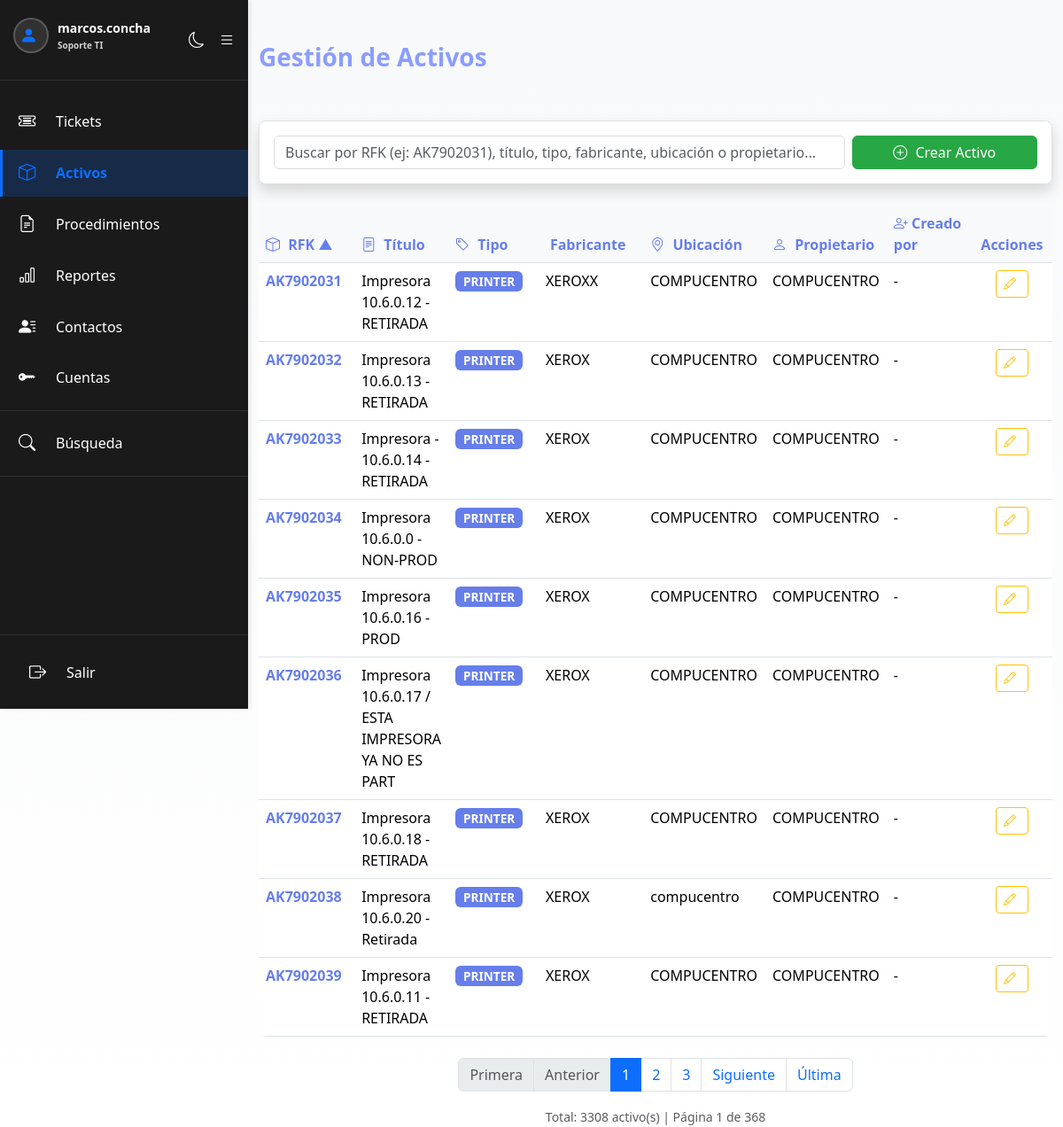
The page /activos.php (signed in) on the database its author committed.
### tables this page shows
CREATE TABLE `activos` (
  `id` int(10) unsigned NOT NULL AUTO_INCREMENT,
  `rfk` varchar(20) NOT NULL,
  `titulo` varchar(255) NOT NULL,
  `usuario_creado_por` varchar(255) DEFAULT NULL,
  `fecha_creacion` timestamp NOT NULL DEFAULT current_timestamp(),
  `usuario_modificado_por` varchar(255) DEFAULT NULL,
  `fecha_ultima_modificacion` timestamp NOT NULL DEFAULT current_timestamp() ON UPDATE current_timestamp(),
  `descripcion` text DEFAULT NULL,
  `propietario` varchar(150) DEFAULT NULL,
  `tipo` varchar(100) DEFAULT NULL,
  `fabricante` varchar(150) DEFAULT NULL,
  `modelo` varchar(150) DEFAULT NULL,
  `serie` varchar(150) DEFAULT NULL,
  `ubicacion` varchar(150) DEFAULT NULL,
  `fallas_activas` text DEFAULT NULL,
  PRIMARY KEY (`id`),
  UNIQUE KEY `uk_rfk` (`rfk`)
);

### activos.php (the view, shortened to what this page needs)
<?php
require_once 'includes/config.php';
$activos = [];
$busqueda = $_GET["buscar"] ?? "";
$pagina = max(1, (int)($_GET["pagina"] ?? 1));
$orden = $_GET["orden"] ?? "rfk";
$direccion = $_GET["dir"] ?? "ASC";
$activos_por_pagina = 9;
$offset = ($pagina - 1) * $activos_por_pagina;
$total_activos = 0;
$total_paginas = 1;
try {
    $params = [];
    $where = "1=1";
    $sql_count = "SELECT COUNT(*) as total FROM activos WHERE " . $where;
    $stmt_count = $conexion->prepare($sql_count);
    $stmt_count->execute($params);
    $total_activos = $stmt_count->fetch(PDO::FETCH_ASSOC)['total'];
    $orden_map = [
        'rfk' => 'rfk',
        'titulo' => 'titulo',
        'tipo' => 'tipo',
        'fabricante' => 'fabricante',
        'ubicacion' => 'ubicacion',
        'propietario' => 'propietario'
    ];
    $columna_orden = $orden_map[$orden];
    $sql = "SELECT * FROM activos WHERE " . $where . " ORDER BY " . $columna_orden . " " . $direccion . " LIMIT " . intval($activos_por_pagina) . " OFFSET " . intval($offset);
    $stmt = $conexion->prepare($sql);
    $stmt->execute($params);
    $activos = $stmt->fetchAll(PDO::FETCH_ASSOC);
    $total_paginas = ceil($total_activos / $activos_por_pagina);
} catch (PDOException $e) {
    $error = "Error al obtener activos: " . $e->getMessage();
}
?>
<!DOCTYPE html>
<html lang="es" id="htmlRoot">
<head>
    <link href="https://cdn.jsdelivr.net/npm/bootstrap@5.3.8/dist/css/bootstrap.min.css" rel="stylesheet">
    <link rel="stylesheet" href="https://cdn.jsdelivr.net/npm/bootstrap-icons@1.11.3/font/bootstrap-icons.min.css">
    <link href="css/dark-mode.css" rel="stylesheet">
</head>
<body>
    <?php include 'includes/sidebar.php'; ?>
    <div class="container mt-5">
        <div class="row mb-4">
            <div class="col-md-12">
                <h2><i"></i> Gestión de Activos</h2>
            </div>
        </div>
        <div class="card shadow mb-4">
            <div class="card-body">
                <div class="row g-2">
                    <div class="col-md-9">
                        <input type="text" id="searchActivos" class="form-control" placeholder="Buscar por RFK (ej: AK7902031), título, tipo, fabricante, ubicación o propietario..." value="<?php echo htmlspecialchars($busqueda); ?>">
                    </div>
                    <div class="col-md-3">
                        <?php if (!empty($busqueda)): ?>
                            <a href="activos.php" class="btn btn-secondary w-100"><i class="bi bi-x-circle"></i> Limpiar</a>
                        <?php else: ?>
                            <a href="crear_activo.php" class="btn btn-success w-100"><i class="bi bi-plus-circle"></i> Crear Activo</a>
                        <?php endif; ?>
                    </div>
                </div>
            </div>
        </div>
        <?php if (empty($activos)): ?>
            <div class="alert alert-info">
                <?php echo !empty($busqueda) ? "No se encontraron activos con esa búsqueda" : "No hay activos aún"; ?>
            </div>
        <?php else: ?>
            <div class="table-responsive" style="border-radius: 8px; overflow: hidden;">
                <table class="table table-hover mb-0">
                    <thead>
                        <tr>
                            <th style="width: 120px;"><a href="?orden=rfk&dir=<?php echo $orden === 'rfk' && $direccion === 'ASC' ? 'DESC' : 'ASC'; ?><?php echo !empty($busqueda) ? '&buscar=' . urlencode($busqueda) : ''; ?>&pagina=1" style="text-decoration: none; color: inherit;"><i class="bi bi-box"></i> RFK <?php echo $orden === 'rfk' ? ($direccion === 'ASC' ? '▲' : '▼') : ''; ?></a></th>
                            <th><a href="?orden=titulo&dir=<?php echo $orden === 'titulo' && $direccion === 'ASC' ? 'DESC' : 'ASC'; ?><?php echo !empty($busqueda) ? '&buscar=' . urlencode($busqueda) : ''; ?>&pagina=1" style="text-decoration: none; color: inherit;"><i class="bi bi-file-text"></i> Título <?php echo $orden === 'titulo' ? ($direccion === 'ASC' ? '▲' : '▼') : ''; ?></a></th>
                            <th style="width: 120px;"><a href="?orden=tipo&dir=<?php echo $orden === 'tipo' && $direccion === 'ASC' ? 'DESC' : 'ASC'; ?><?php echo !empty($busqueda) ? '&buscar=' . urlencode($busqueda) : ''; ?>&pagina=1" style="text-decoration: none; color: inherit;"><i class="bi bi-tag"></i> Tipo <?php echo $orden === 'tipo' ? ($direccion === 'ASC' ? '▲' : '▼') : ''; ?></a></th>
                            <th style="width: 140px;"><a href="?orden=fabricante&dir=<?php echo $orden === 'fabricante' && $direccion === 'ASC' ? 'DESC' : 'ASC'; ?><?php echo !empty($busqueda) ? '&buscar=' . urlencode($busqueda) : ''; ?>&pagina=1" style="text-decoration: none; color: inherit;"><i class="bi bi-industry"></i> Fabricante <?php echo $orden === 'fabricante' ? ($direccion === 'ASC' ? '▲' : '▼') : ''; ?></a></th>
                            <th style="width: 140px;"><a href="?orden=ubicacion&dir=<?php echo $orden === 'ubicacion' && $direccion === 'ASC' ? 'DESC' : 'ASC'; ?><?php echo !empty($busqueda) ? '&buscar=' . urlencode($busqueda) : ''; ?>&pagina=1" style="text-decoration: none; color: inherit;"><i class="bi bi-geo-alt"></i> Ubicación <?php echo $orden === 'ubicacion' ? ($direccion === 'ASC' ? '▲' : '▼') : ''; ?></a></th>
                            <th style="width: 120px;"><a href="?orden=propietario&dir=<?php echo $orden === 'propietario' && $direccion === 'ASC' ? 'DESC' : 'ASC'; ?><?php echo !empty($busqueda) ? '&buscar=' . urlencode($busqueda) : ''; ?>&pagina=1" style="text-decoration: none; color: inherit;"><i class="bi bi-person"></i> Propietario <?php echo $orden === 'propietario' ? ($direccion === 'ASC' ? '▲' : '▼') : ''; ?></a></th>
                            <th style="width: 140px;"><i class="bi bi-person-plus"></i> Creado por</th>
                            <th style="width: 100px; text-align: center;">Acciones</th>
                        </tr>
                    </thead>
                    <tbody>
                        <?php foreach ($activos as $activo): ?>
                            <tr style="cursor: pointer;" onclick="window.location='ver_activo.php?id=<?php echo htmlspecialchars($activo['id']); ?>'">
                                <td><strong style="color: #667eea;"><?php echo htmlspecialchars($activo["rfk"]); ?></strong></td>
                                <td><?php echo htmlspecialchars(substr($activo["titulo"], 0, 50)); ?></td>
                                <td><span class="badge" style="background-color: #667eea; color: white;"><?php echo htmlspecialchars($activo["tipo"]); ?></span></td>
                                <td><?php echo htmlspecialchars($activo["fabricante"]); ?></td>
                                <td><?php echo htmlspecialchars($activo["ubicacion"]); ?></td>
                                <td><?php echo htmlspecialchars($activo["propietario"]); ?></td>
                                <td><?php echo htmlspecialchars($activo["usuario_creado_por"] ?? "-"); ?></td>
                                <td style="text-align: center;">
                                    <a href="editar_activo.php?id=<?php echo htmlspecialchars($activo["id"]); ?>" class="btn btn-sm btn-outline-warning" onclick="event.stopPropagation();"><i class="bi bi-pencil"></i></a>
                                </td>
                            </tr>
                        <?php endforeach; ?>
                    </tbody>
                </table>
            </div>
        <?php endif; ?>
        <?php if ($total_paginas > 1): ?>
            <nav aria-label="Paginación" class="mt-4">
                <ul class="pagination justify-content-center">
                    <li class="page-item <?php echo $pagina === 1 ? 'disabled' : ''; ?>">
                        <a class="page-link" href="?pagina=1<?php echo !empty($busqueda) ? '&buscar=' . urlencode($busqueda) : ''; ?>&orden=<?php echo $orden; ?>&dir=<?php echo $direccion; ?>">Primera</a>
                    </li>
                    <li class="page-item <?php echo $pagina === 1 ? 'disabled' : ''; ?>">
                        <a class="page-link" href="?pagina=<?php echo $pagina - 1; ?><?php echo !empty($busqueda) ? '&buscar=' . urlencode($busqueda) : ''; ?>&orden=<?php echo $orden; ?>&dir=<?php echo $direccion; ?>">Anterior</a>
                    </li>
                    <?php for ($i = max(1, $pagina - 2); $i <= min($total_paginas, $pagina + 2); $i++): ?>
                        <li class="page-item <?php echo $i === $pagina ? 'active' : ''; ?>">
                            <a class="page-link" href="?pagina=<?php echo $i; ?><?php echo !empty($busqueda) ? '&buscar=' . urlencode($busqueda) : ''; ?>&orden=<?php echo $orden; ?>&dir=<?php echo $direccion; ?>"><?php echo $i; ?></a>
                        </li>
                    <?php endfor; ?>
                    <li class="page-item <?php echo $pagina === $total_paginas ? 'disabled' : ''; ?>">
                        <a class="page-link" href="?pagina=<?php echo $pagina + 1; ?><?php echo !empty($busqueda) ? '&buscar=' . urlencode($busqueda) : ''; ?>&orden=<?php echo $orden; ?>&dir=<?php echo $direccion; ?>">Siguiente</a>
                    </li>
                    <li class="page-item <?php echo $pagina === $total_paginas ? 'disabled' : ''; ?>">
                        <a class="page-link" href="?pagina=<?php echo $total_paginas; ?><?php echo !empty($busqueda) ? '&buscar=' . urlencode($busqueda) : ''; ?>&orden=<?php echo $orden; ?>&dir=<?php echo $direccion; ?>">Última</a>
                    </li>
                </ul>
            </nav>
        <?php endif; ?>
        <div class="text-center text-muted mt-3">
            <small>Total: <?php echo $total_activos; ?> activo(s) | Página <?php echo $pagina; ?> de <?php echo $total_paginas; ?></small>
        </div>
    </div>
</body>
</html>

### css/dark-mode.css (style rules this page uses)
* { animation-duration: 0s !important; animation-delay: 0s !important; transition-duration: 0s !important; transition-delay: 0s !important; }
body { background-color: var(--bs-body-bg); color: var(--bs-body-color); }
.card { background-color: var(--bs-body-bg); color: var(--bs-body-color); border: 1px solid var(--bs-border-color); }
.table { color: var(--bs-body-color); }
.form-control, .form-select { background-color: var(--bs-body-bg) !important; color: var(--bs-body-color) !important; border: 1px solid var(--bs-border-color); }
.badge { color: var(--bs-body-color); }
.btn .bi { margin-right: 5px; }
.btn-danger .bi, .btn-warning .bi, .btn-success .bi, .btn-info .bi { color: inherit; }
a .bi { margin-right: 5px; }
.card { border-radius: 12px; overflow: hidden; }
.card-body { background: var(--bs-body-bg); color: var(--bs-body-color); }
.form-control, .form-select { border-radius: 8px; border: 2px solid #dee2e6; }

### activos.php (style rules this page uses)
body { background: linear-gradient(to bottom, #f8f9fa, #ffffff); }
.card { border-radius: 8px; border: 1px solid #e0e0e0; }
.container { padding-top: 0; padding-bottom: 0; }
h1, h2, h3 { color: #8b9dff; font-weight: 700; font-family: 'Segoe UI', Tahoma, Geneva, Verdana, sans-serif; }
h2 { font-size: 1.75rem; margin-bottom: 30px; }
.table { background: white; border-radius: 8px; overflow: hidden; }
.table thead th { background: #f8f9fa; color: #667eea; font-weight: 600; border-color: #e0e0e0; }
.btn-success { background: #28a745; border-color: #28a745; }
.form-control { border-radius: 6px; border: 1px solid #ddd; }
.badge { font-size: 0.85rem; }

### includes/sidebar.php (style rules this page uses)
:root { --sidebar-width: 280px; --sidebar-collapsed-width: 80px; --sidebar-bg-dark: #0f1419; --sidebar-bg-light: #f8f9fa; }
body { margin-left: var(--sidebar-width); }

### rows shown on the page
activos: rfk "AK7902031", titulo "Impresora 10.6.0.12 - RETIRADA", tipo "PRINTER", fabricante "XEROXX", ubicacion "COMPUCENTRO", propietario "COMPUCENTRO", usuario_creado_por "-"
activos: rfk "AK7902032", titulo "Impresora 10.6.0.13 - RETIRADA", tipo "PRINTER", fabricante "XEROX", ubicacion "COMPUCENTRO", propietario "COMPUCENTRO", usuario_creado_por "-"
activos: rfk "AK7902033", titulo "Impresora - 10.6.0.14 - RETIRADA", tipo "PRINTER", fabricante "XEROX", ubicacion "COMPUCENTRO", propietario "COMPUCENTRO", usuario_creado_por "-"
activos: rfk "AK7902034", titulo "Impresora 10.6.0.0 - NON-PROD", tipo "PRINTER", fabricante "XEROX", ubicacion "COMPUCENTRO", propietario "COMPUCENTRO", usuario_creado_por "-"
activos: rfk "AK7902035", titulo "Impresora 10.6.0.16 - PROD", tipo "PRINTER", fabricante "XEROX", ubicacion "COMPUCENTRO", propietario "COMPUCENTRO", usuario_creado_por "-"
activos: rfk "AK7902036", titulo "Impresora 10.6.0.17 / ESTA IMPRESORA YA NO ES PART", tipo "PRINTER", fabricante "XEROX", ubicacion "COMPUCENTRO", propietario "COMPUCENTRO", usuario_creado_por "-"
activos: rfk "AK7902037", titulo "Impresora 10.6.0.18 - RETIRADA", tipo "PRINTER", fabricante "XEROX", ubicacion "COMPUCENTRO", propietario "COMPUCENTRO", usuario_creado_por "-"
activos: rfk "AK7902038", titulo "Impresora 10.6.0.20 - Retirada", tipo "PRINTER", fabricante "XEROX", ubicacion "compucentro", propietario "COMPUCENTRO", usuario_creado_por "-"
activos: rfk "AK7902039", titulo "Impresora 10.6.0.11 - RETIRADA", tipo "PRINTER", fabricante "XEROX", ubicacion "COMPUCENTRO", propietario "COMPUCENTRO", usuario_creado_por "-"

### other values the page prints
$_SESSION["username"] "marcos.concha"
traducirRol($_SESSION["role"] ?? "viewer") "Soporte TI"
$total_activos "3308"
$pagina "1"
$total_paginas "368"
